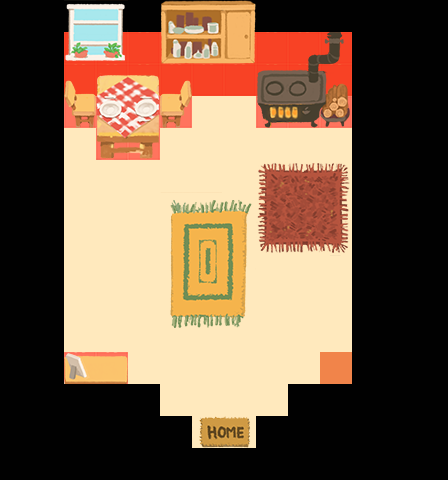

This is a level from a 2D game, rendered from its Tiled map with the project's own tilesets. A one-line summary and the map file follow, with tile-layer data summarised:
An orthogonal 14x15 tile map with 32x32 px tiles, 5 tile layers (backgroundLayer, blockedLayer, transBlockedLayer, detailLayer, ...), 2 tilesets and 5 objects (4x pot).

<map version="1.0" orientation="orthogonal" renderorder="right-down" width="14" height="15" tilewidth="32" tileheight="32" nextobjectid="33">
 <tileset firstgid="1" name="tileset-placeholder2" tilewidth="32" tileheight="32">
  <image source="../img/tileset-placeholder2.png" width="608" height="192" />
 </tileset>
 <tileset firstgid="115" name="tiles-lvl1-32x32" tilewidth="32" tileheight="32">
  <image source="../img/tiles-lvl1-32x32.png" width="256" height="256" />
 </tileset>
 <layer name="backgroundLayer" width="14" height="15">
  <data>[210 cells, 147 non-empty, 2 distinct tile ids]</data>
 </layer>
 <layer name="blockedLayer" width="14" height="15">
  <data>[210 cells, 105 non-empty, 1 distinct tile ids]</data>
 </layer>
 <layer name="transBlockedLayer" width="14" height="15">
  <data>[210 cells, 29 non-empty, 1 distinct tile ids]</data>
 </layer>
 <layer name="detailLayer" width="14" height="15">
  <data>[210 cells, 57 non-empty, 55 distinct tile ids]</data>
 </layer>
 <objectgroup name="objectsLayer">
  <object id="4" gid="16" x="208" y="447" width="32" height="32">
   <properties>
    <property name="type" value="playerStart" />
   </properties>
  </object>
  <object id="14" name="pot" gid="15" x="256" y="224" width="32" height="32">
   <properties>
    <property name="type" value="pot1" />
   </properties>
  </object>
  <object id="22" name="pot" gid="171" x="96" y="224" width="32" height="32">
   <properties>
    <property name="type" value="pot1" />
   </properties>
  </object>
  <object id="27" name="pot" gid="171" x="256" y="320" width="32" height="32">
   <properties>
    <property name="type" value="pot1" />
   </properties>
  </object>
  <object id="32" name="pot" gid="171" x="128" y="320" width="32" height="32">
   <properties>
    <property name="type" value="pot1" />
   </properties>
  </object>
 </objectgroup>
 <layer name="triggerLayer" width="14" height="15">
  <data>[210 cells, 1 non-empty, 1 distinct tile ids]</data>
 </layer>
</map>
